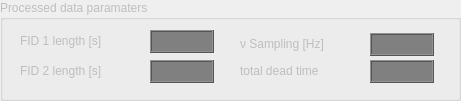
           <widget class="QGroupBox" name="ProcessedBox">
            <property name="enabled">
             <bool>false</bool>
            </property>
            <property name="geometry">
             <rect>
              <x>10</x>
              <y>740</y>
              <width>461</width>
              <height>101</height>
             </rect>
            </property>
            <property name="minimumSize">
             <size>
              <width>0</width>
              <height>100</height>
             </size>
            </property>
            <property name="title">
             <string>Processed data paramaters</string>
            </property>
            <widget class="QLabel" name="label_17">
             <property name="geometry">
              <rect>
               <x>20</x>
               <y>33</y>
               <width>121</width>
               <height>16</height>
              </rect>
             </property>
             <property name="text">
              <string>FID 1 length [s]</string>
             </property>
            </widget>
            <widget class="QLCDNumber" name="lcdNumberFID1Length">
             <property name="enabled">
              <bool>false</bool>
             </property>
             <property name="geometry">
              <rect>
               <x>150</x>
               <y>30</y>
               <width>64</width>
               <height>23</height>
              </rect>
             </property>
             <property name="styleSheet">
              <string notr="true">#lcdNumberFID1Length {
color: green;
background: black;
}

#lcdNumberFID1Length:disabled {
color: grey;
background: dark grey;
}</string>
             </property>
             <property name="lineWidth">
              <number>1</number>
             </property>
             <property name="midLineWidth">
              <number>0</number>
             </property>
             <property name="segmentStyle">
              <enum>QLCDNumber::Flat</enum>
             </property>
            </widget>
            <widget class="QLCDNumber" name="lcdNumberFID2Length">
             <property name="enabled">
              <bool>false</bool>
             </property>
             <property name="geometry">
              <rect>
               <x>150</x>
               <y>60</y>
               <width>64</width>
               <height>23</height>
              </rect>
             </property>
             <property name="styleSheet">
              <string notr="true">#lcdNumberFID2Length {
color: green;
background: black;
}

#lcdNumberFID2Length:disabled {
color: grey;
background: dark grey;
}</string>
             </property>
             <property name="lineWidth">
              <number>1</number>
             </property>
             <property name="midLineWidth">
              <number>0</number>
             </property>
             <property name="segmentStyle">
              <enum>QLCDNumber::Flat</enum>
             </property>
            </widget>
            <widget class="QLabel" name="label_39">
             <property name="geometry">
              <rect>
               <x>20</x>
               <y>63</y>
               <width>121</width>
               <height>16</height>
              </rect>
             </property>
             <property name="text">
              <string>FID 2 length [s]</string>
             </property>
            </widget>
            <widget class="QLCDNumber" name="lcdNumberResampFreq">
             <property name="enabled">
              <bool>false</bool>
             </property>
             <property name="geometry">
              <rect>
               <x>370</x>
               <y>33</y>
               <width>64</width>
               <height>23</height>
              </rect>
             </property>
             <property name="styleSheet">
              <string notr="true">#lcdNumberResampFreq {
color: green;
background: black;
}

#lcdNumberResampFreq:disabled {
color: grey;
background: dark grey;
}</string>
             </property>
             <property name="lineWidth">
              <number>1</number>
             </property>
             <property name="midLineWidth">
              <number>0</number>
             </property>
             <property name="segmentStyle">
              <enum>QLCDNumber::Flat</enum>
             </property>
            </widget>
            <widget class="QLabel" name="label_40">
             <property name="geometry">
              <rect>
               <x>240</x>
               <y>33</y>
               <width>121</width>
               <height>21</height>
              </rect>
             </property>
             <property name="text">
              <string>ν Sampling [Hz]</string>
             </property>
            </widget>
            <widget class="QLabel" name="label_47">
             <property name="geometry">
              <rect>
               <x>240</x>
               <y>63</y>
               <width>121</width>
               <height>16</height>
              </rect>
             </property>
             <property name="text">
              <string>total dead time</string>
             </property>
            </widget>
            <widget class="QLCDNumber" name="lcdTotalDeadTime">
             <property name="enabled">
              <bool>false</bool>
             </property>
             <property name="geometry">
              <rect>
               <x>370</x>
               <y>60</y>
               <width>64</width>
               <height>23</height>
              </rect>
             </property>
             <property name="styleSheet">
              <string notr="true">#lcdTotalDeadTime {
color: green;
background: black;
}

#lcdTotalDeadTime:disabled {
color: grey;
background: dark grey;
}</string>
             </property>
             <property name="lineWidth">
              <number>1</number>
             </property>
             <property name="midLineWidth">
              <number>0</number>
             </property>
             <property name="segmentStyle">
              <enum>QLCDNumber::Flat</enum>
             </property>
            </widget>
           </widget>
